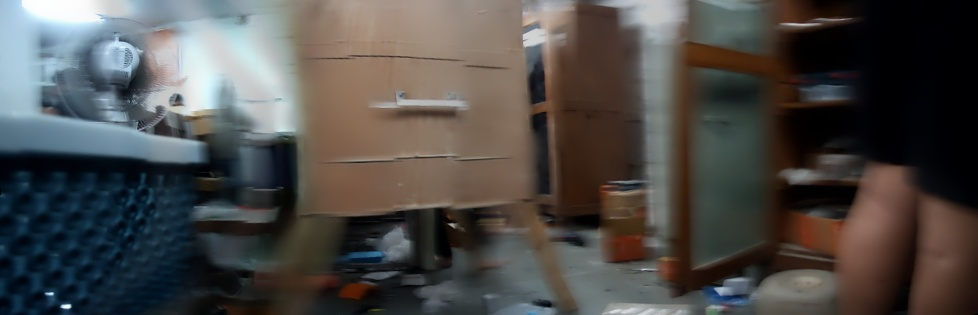
#> input picture rover_essentials/misc/panorama.jpg, 978 x 315 px
$ python edit_panorama_wo_ros.py
#> lines starting #> are read from the running program, lines starting #| are printed output that depends on the picture; after the words box and inside, x2 and y2 are one past the last pixel; in counts of white or black regions, pixels touching at a corner belong together
import cv2
import numpy as np
import imutils

def add_text_to_image(image, latitude, longitude, direction):
    """Add latitude, longitude, and direction information to the image."""
    # Add the latitude and longitude as text
    cv2.putText(image, f"Lat: {latitude:.6f}, Lon: {longitude:.6f}",
                (30, 30), cv2.FONT_HERSHEY_SIMPLEX, 0.5, (0, 255, 0), 2)

    # Calculate the height-to-width ratio and add it as text
    h, w, _ = image.shape
    height_width_ratio = round(w/h)
    cv2.putText(image, f"Width/Height Ratio: {height_width_ratio:.2f}",
                (30, 70), cv2.FONT_HERSHEY_SIMPLEX, 0.5, (0, 255,0), 2)

    # Overlay the compass image if direction is provided
    if direction is not None:
        overlay_compass(image, direction)

    return image

def overlay_compass(image, direction):
    """Overlay a rotated compass image on the bottom-right corner of the panorama."""
    compass_image = cv2.imread('compass.png', cv2.IMREAD_UNCHANGED)

    if compass_image is None:
        print("Compass image not found!")
        return

    # Resize the compass to fit in the corner


    # Calculate the position to place the compass in the corner


    # Rotate the compass image to the given direction
    rotated_compass = rotate_image(compass_image, direction)
    compass_resized = resize_compass(image, rotated_compass)
    h, w, _ = image.shape
    compass_x = w - compass_resized.shape[1] - 30
    compass_y = h - compass_resized.shape[0] - 30
    # Overlay the compass onto the image using the alpha channel
    y1, y2 = compass_y, compass_y + compass_resized.shape[0]
    x1, x2 = compass_x, compass_x + compass_resized.shape[1]
    print(image.shape)

    # [6 lines of commented-out code are left out]
    image[y1:y2,x1:x2]=compass_resized

def resize_compass(image, compass_image):
    """Resize the compass image to fit in the bottom-right corner."""
    h, w, _ = image.shape
    compass_size = (int(h * 0.3), int(h * 0.3))  # Resize compass to 20% of panorama dimensions
    return cv2.resize(compass_image, compass_size, interpolation=cv2.INTER_AREA)

def rotate_image(image, angle):
    """Rotate the image by the specified angle."""
    center = (image.shape[1] // 2, image.shape[0] // 2)
    #rotation_matrix = cv2.getRotationMatrix2D(center, angle, 1.0)
    #rotated_image = cv2.warpAffine(image, rotation_matrix, (image.shape[1], image.shape[0]),
    #                               flags=cv2.INTER_LINEAR, borderMode=cv2.BORDER_TRANSPARENT)
    rotated_image=imutils.rotate_bound(image,angle)
    return rotated_image

def main():
    # Sample input values
    latitude = 37.7749   # Example latitude (San Francisco)
    longitude = -122.4194  # Example longitude (San Francisco)
    direction = 45.0  # Example direction (45 degrees - NE)

    # Load the panorama image from file (replace with your file path)
    panorama_image = cv2.imread('panorama.jpg')
#> panorama_image is the input picture: shape (315, 978, 3); mean B, G, R 73, 75.3, 77.6

    if panorama_image is None:
        print("Panorama image not found!")
        return

    # Add text (latitude, longitude, height/width ratio) and overlay compass
    modified_image = add_text_to_image(panorama_image, latitude, longitude, direction)
#> in add_text_to_image, `cv2.putText(image, f"Width/Height Ratio: {height_width_ratio:.2f}", (3..`:
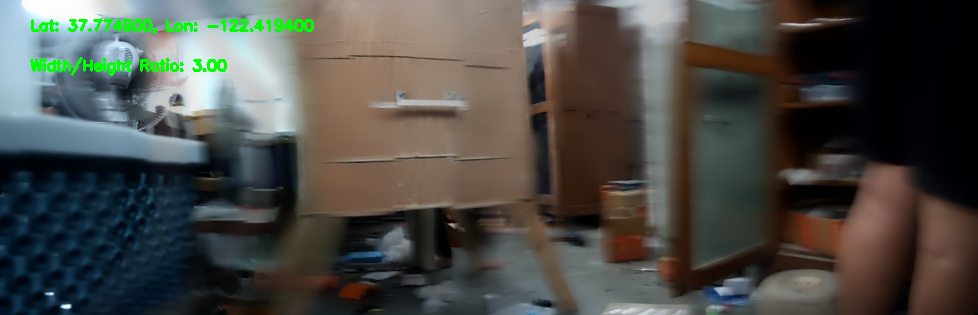
#> image: shape (315, 978, 3); mean B, G, R 71.1, 76.1, 76
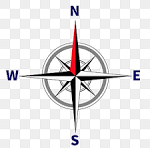
#> input picture rover_essentials/misc/compass.png, 150 x 148 px
#> in overlay_compass, compass_image is the input picture: shape (148, 150, 3); mean B, G, R 231, 230.2, 231.9
#> in rotate_image, `rotated_image=imutils.rotate_bound(image,angle)`:
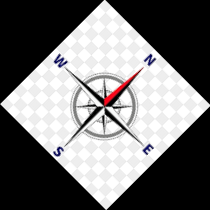
#> rotated_image: shape (210, 210, 3); mean B, G, R 116.3, 115.9, 116.7
#> in resize_compass, `return cv2.resize(compass_image, compass_size, interpolation=cv2.INTER..`:
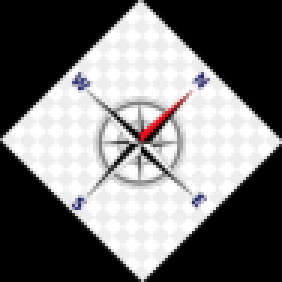
#> returned value: shape (94, 94, 3) (shown 3 times larger); mean of channels 0, 1, 2 116.3, 115.9, 116.7; drawn as B, G, R
#| (315, 978, 3)
#> in overlay_compass, `image[y1:y2,x1:x2]=compass_resized`:
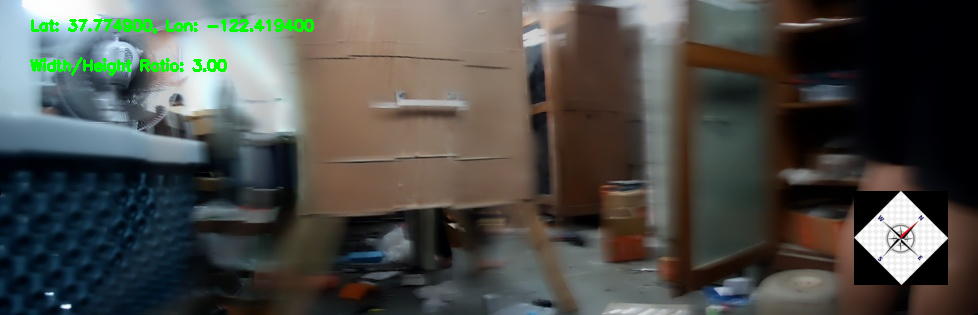
#> image: shape (315, 978, 3); 2.87% of pixels changed, all inside (x1, y1, x2, y2) = (854, 191, 948, 285)

    # Save the modified image
    cv2.imwrite('output_panorama_with_overlay.jpg', modified_image)
    print("Modified image saved as 'output_panorama_with_overlay.jpg'.")

if __name__ == '__main__':
    main()
